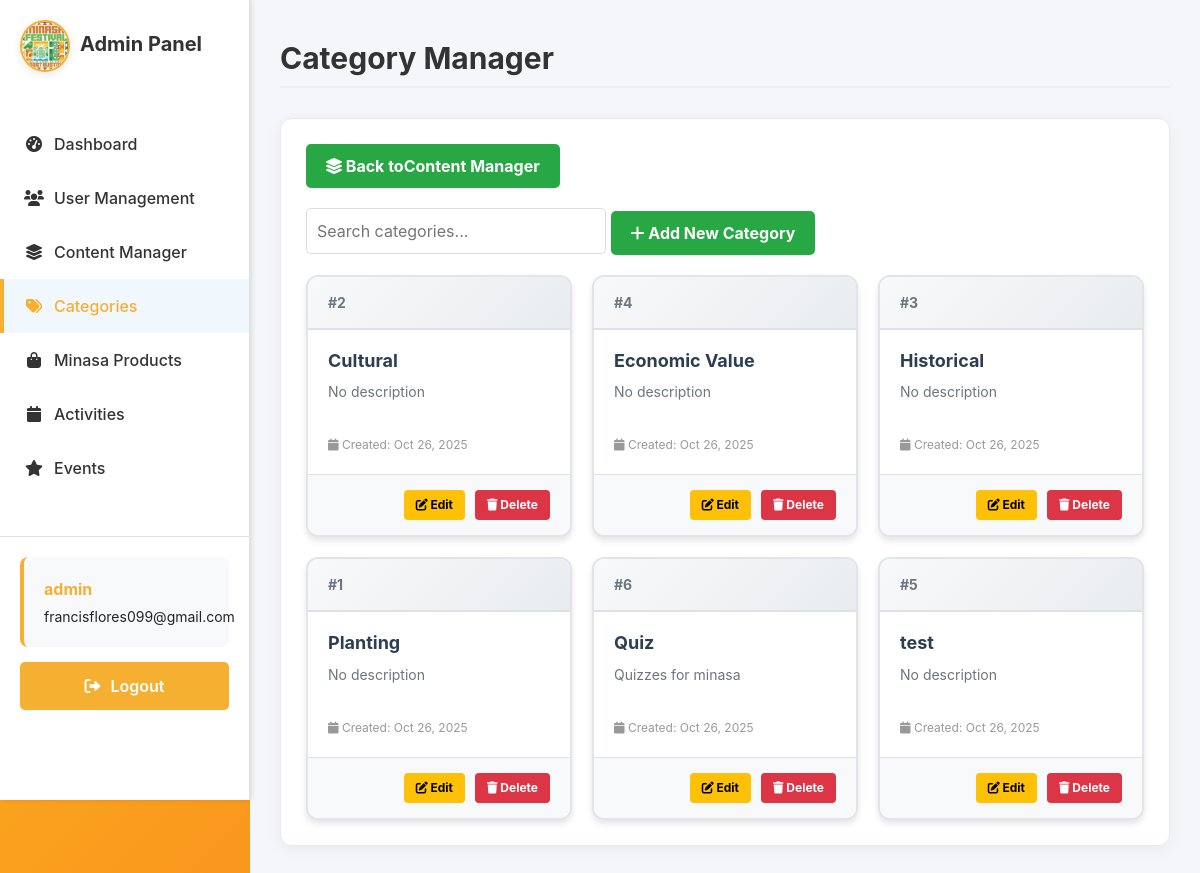
The app's page /adminpage/category-manager/ (signed in) with its own data.
### sections/models.py (models this page shows, shortened)
class Category(models.Model):
    name = models.CharField(max_length=100, unique=True)
    description = models.TextField(blank=True, null=True)
    created_at = models.DateTimeField(auto_now_add=True)
    updated_at = models.DateTimeField(auto_now=True)
    class Meta:
        verbose_name = "Category"
        verbose_name_plural = "Categories"
        ordering = ['name']

### sections/views.py (the view, shortened to what this page needs)
# urls.py: path('adminpage/category-manager/', views.category_manager, name='adminpage-category-manager'),
@login_required
def category_manager(request):
    if request.user.username == 'admin' or request.user.is_superuser:
        categories = Category.objects.all().order_by('name')
        context = {
            'categories': categories,
            'total_categories': categories.count(),
        }
        return render(request, 'adminpage/categoryManager.html', context)
    else:
        return redirect('home')

### sections/templates/adminpage/categoryManager.html (shortened to what this page needs)
{% extends "users/base.html" %}
{% load static %}
{% block content %}
<link rel="stylesheet" href="{% static 'css/adminside.css' %}">
<div class="admin-sidebar">
    <div class="sidebar-header">
        <div class="logo-container">
            <img src="/media/images/logo.png" alt="Minasa Festival Logo" style="max-width: 80px; height: auto;" />
        </div>
        <h2>Admin Panel</h2>
    </div>
    <ul class="admin-nav">
        <li><a href="{% url 'adminpage-admin-dashboard' %}"><i class="fas fa-tachometer-alt"></i> Dashboard</a></li>
        <li><a href="{% url 'adminpage-user-management' %}"><i class="fas fa-users"></i> User Management</a></li>
        <li><a href="{% url 'adminpage-content-manager' %}"><i class="fas fa-layer-group"></i> Content Manager</a></li>
        <li><a href="#" class="active"><i class="fas fa-tags"></i> Categories</a></li>
        <li><a href="{% url 'adminpage-minasa-products' %}"><i class="fas fa-shopping-bag"></i> Minasa Products</a></li>
        <li><a href="{% url 'adminpage-activities' %}"><i class="fas fa-calendar"></i> Activities</a></li>
        <li><a href="{% url 'adminpage-festival-calendar' %}"><i class="fas fa-star"></i> Events</a></li>
    </ul>
    <div class="admin-actions">
        <div class="admin-user-info">
            <p><strong>{{ user.username }}</strong></p>
            <p>{{ user.email|default:"No email" }}</p>
        </div>
        <form method="post" action="{% url 'logout' %}">
            <button type="submit" class="btn-logout"><i class="fas fa-sign-out-alt"></i> Logout</button>
        </form>
    </div>
</div>
<div class="admin-content">
    <div class="admin-header">
        <h1>Category Manager</h1>
    </div>
    <div class="admin-panels">
        <section class="panel">
            <div style="display: flex; justify-content: space-between; align-items: center; margin-bottom: 20px;">
                <a href="{% url 'adminpage-content-manager' %}" class="btn btn-success">
                    <i class="fas fa-layer-group"></i> Back toContent Manager
                </a>
            </div>
            <div style="margin-bottom: 20px;">
                <input type="text" id="searchCategories" placeholder="Search categories..." style="padding: 10px; width: 300px; border: 1px solid #ddd; border-radius: 5px;">
                <button class="btn btn-success" onclick="openAddModal()">
                    <i class="fas fa-plus"></i> Add New Category
                </button>
            </div>
            <div class="category-grid">
                {% for category in categories %}
                <div class="category-card" data-category-id="{{ category.id }}">
                    <div class="category-card-header">
                        <span style="color: #6c757d; font-size: 14px; font-weight: bold;">#{{ category.id }}</span>
                    </div>
                    <div class="category-card-body">
                        <h3 class="category-name">{{ category.name }}</h3>
                        <p class="category-description">{{ category.description|default:"No description" }}</p>
                        <div style="margin-top: 15px; font-size: 12px; color: #999;">
                            <i class="fas fa-calendar"></i> Created: {{ category.created_at|date:"M d, Y" }}
                        </div>
                    </div>
                    <div class="category-card-actions">
                        <button class="btn btn-warning btn-sm" onclick="editCategory({{ category.id }})">
                            <i class="fas fa-edit"></i> Edit
                        </button>
                        <button class="btn btn-danger btn-sm" onclick="deleteCategory({{ category.id }})">
                            <i class="fas fa-trash"></i> Delete
                        </button>
                    </div>
                </div>
                {% endfor %}
            </div>
        </section>
    </div>
</div>
{% endblock %}

### minasaelearning/static/css/auth.css (style rules this page uses)
body { background: linear-gradient(135deg, #fbbf24 0%, #f97316 100%); min-height: 100vh; display: flex; align-items: center; justify-content: center; padding: 1rem; background-attachment: fixed; font-family: -apple-system, BlinkMacSystemFont, 'Segoe UI', Roboto, Oxygen, Ubuntu, Cantarell, sans-serif; }
.btn { padding: 0.5rem 1rem; border: none; border-radius: 4px; cursor: pointer; font-weight: 500; }

### minasaelearning/static/css/adminside.css (style rules this page uses)
.admin-sidebar { width: 250px; background-color: #fff; height: 100vh; position: fixed; left: 0; top: 0; padding: 20px 0; display: flex; flex-direction: column; border-right: 1px solid #e0e0e0; box-shadow: 2px 0 5px rgba(0,0,0,0.1); z-index: 900; }
.sidebar-header { padding: 0 20px; margin-bottom: 30px; display: flex; align-items: center; }
.sidebar-header img { width: 50px; height: 50px; margin-right: 10px; border-radius: 50%; border: 2px solid #f5b031; object-fit: cover; }
.sidebar-header h2 { color: #f5b031; font-size: 20px; margin: 0; font-weight: 700; margin: 0 0 20px 0; color: #333; }
.admin-nav { list-style: none; padding: 0; margin: 0; flex-grow: 1; }
.admin-nav li { padding: 0; }
.admin-nav a { display: flex; align-items: center; padding: 15px 20px; color: #333; text-decoration: none; transition: background-color 0.3s, color 0.3s; border-left: 4px solid transparent; font-weight: 500; }
.admin-nav a:hover, .admin-nav a.active { background-color: #f0f7fd; color: #f5b031; border-left: 4px solid #f5b031; }
.admin-nav i { margin-right: 10px; width: 20px; text-align: center; }
.admin-actions { margin-top: auto; margin-bottom: 50px; padding: 20px; border-top: 1px solid #e0e0e0; }
.btn-logout { display: flex; align-items: center; justify-content: center; padding: 12px 20px; color: #fff; text-decoration: none; background-color: #f5b031; border: none; border-radius: 5px; font-weight: 600; transition: background-color 0.3s; cursor: pointer; width: 100%; }
.btn-logout i { margin-right: 10px; }
.admin-content { margin-left: 250px; padding: 30px; width: calc(100% - 250px); background-color: #f4f6f9; min-height: 100vh; box-sizing: border-box; }
.admin-content h1 { color: #333; margin-bottom: 30px; margin-top: 10px; font-size: 30px; font-weight: 700; border-bottom: 2px solid #eee; padding-bottom: 10px; }
.admin-panels { margin-top: 30px; }
.panel { background: #ffffff; padding: 25px; border-radius: 12px; box-shadow: 0 4px 15px rgba(0, 0, 0, 0.05); border: 1px solid #e9ecef; margin-bottom: 30px; }
.admin-user-info { padding: 15px 20px; margin-bottom: 15px; background-color: #f8f9fa; border-radius: 8px; border-left: 4px solid #f5b031; }
.admin-user-info p { margin: 5px 0; font-size: 14px; }
.admin-user-info p strong { color: #f5b031; font-size: 16px; }

### sections/templates/adminpage/categoryManager.html (style rules this page uses)
body { background-color: #f4f6f9 !important; margin: 0; padding: 0; }
.logo-container { display: flex; justify-content: center; align-items: center; margin-bottom: 15px; }
.logo-container img { border-radius: 8px; box-shadow: 0 2px 8px rgba(0,0,0,0.1); transition: transform 0.3s ease; }
.btn { padding: 10px 20px; border: none; border-radius: 5px; cursor: pointer; font-weight: bold; text-decoration: none; display: inline-block; text-align: center; }
.btn-success { background-color: #28a745; color: white; }
.btn-danger { background-color: #dc3545; color: white; }
.btn-warning { background-color: #ffc107; color: black; }
.category-grid { display: grid; grid-template-columns: repeat(auto-fill, minmax(250px, 1fr)); gap: 20px; margin-top: 20px; }
.category-card { background: white; border-radius: 12px; box-shadow: 0 4px 6px rgba(0, 0, 0, 0.1); overflow: hidden; transition: all 0.3s ease; border: 2px solid #e1e5e9; position: relative; }
.category-card-header { padding: 15px 20px; background: linear-gradient(135deg, #f8f9fa 0%, #e9ecef 100%); border-bottom: 2px solid #dee2e6; display: flex; justify-content: space-between; align-items: center; }
.category-card-body { padding: 20px; }
.category-name { font-size: 18px; font-weight: bold; color: #2c3e50; margin: 0 0 10px 0; }
.category-description { color: #6c757d; font-size: 14px; line-height: 1.5; margin: 0 0 15px 0; min-height: 40px; }
.category-card-actions { padding: 15px 20px; background: #f8f9fa; border-top: 1px solid #dee2e6; display: flex; gap: 10px; justify-content: flex-end; }
.btn-sm { padding: 6px 12px; font-size: 12px; border-radius: 4px; }

### records on screen
Category: id "2", name "Cultural", description "No description", created_at "Oct 26, 2025"
Category: id "4", name "Economic Value", description "No description", created_at "Oct 26, 2025"
Category: id "3", name "Historical", description "No description", created_at "Oct 26, 2025"
Category: id "1", name "Planting", description "No description", created_at "Oct 26, 2025"
Category: id "6", name "Quiz", description "Quizzes for minasa", created_at "Oct 26, 2025"
Category: id "5", name "test", description "No description", created_at "Oct 26, 2025"

### other values on screen
{{ user.username }} "admin"
{{ user.email|default:"No email" }} "francisflores099@gmail.com"
